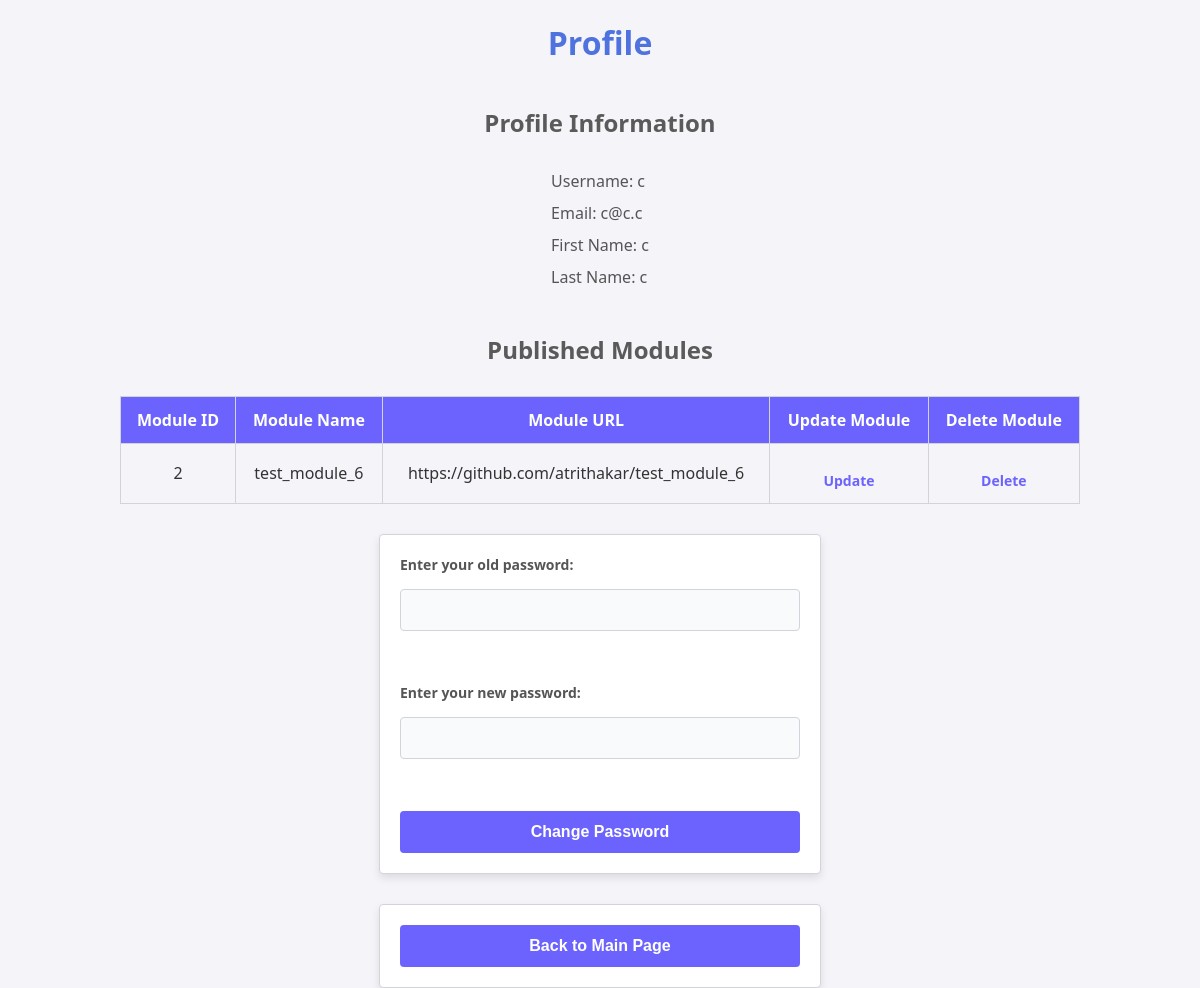
The app's page /profile (signed in) with its own data.
### models.py (models this page shows, shortened)
class User(db.Model):
    email = db.Column(db.String(80), primary_key = True)
    password = db.Column(db.String(120), nullable=False)
    first_name = db.Column(db.String(40), nullable=False)
    last_name = db.Column(db.String(40), nullable=True)
    username = db.Column(db.String(40), nullable=False)

class Module(db.Model):
    module_id = db.Column(db.Integer, primary_key=True)
    module_name = db.Column(db.String(80), nullable=False)
    module_url = db.Column(db.String(120), nullable=False)
    associated_user = db.Column(db.String(80), db.ForeignKey('user.email'), nullable=False)

### app.py (the view)
@app.route('/profile',methods=['GET'])
def get_profile():
    return get_profile_webui()

### webui_funcs.py (called while the page is built)
def get_profile_webui():
    if session.get('email'):
        profile = User.query.filter_by(email=session.get('email')).first()
        return render_template('profile.html',profile=profile,modules=Module.query.filter_by(associated_user=session.get('email')).all())
    return redirect(url_for('index'))

### templates/profile.html (shortened to what this page needs)
<!DOCTYPE html>
<html lang="en">
<head>
    <link rel="stylesheet" href="{{ url_for('static', filename='profile.css') }}">
</head>
<body>
    <h1>Profile</h1>
    {% if profile %}
    <h2>Profile Information</h2>
    <ul>
        <li>Username: {{ profile['username'] }}</li>
        <li>Email: {{ profile['email'] }}</li>
        <li>First Name: {{ profile['first_name'] }}</li>
        <li>Last Name: {{ profile['last_name'] }}</li>
    </ul>
    {% else %}
    <h2>Error occured getting profle information...</h2>
    {% endif %}
    {% if modules %}
    <h2>Published Modules</h2>
    <table border="1">
        <thead>
            <tr>
                <th>Module ID</th>
                <th>Module Name</th>
                <th>Module URL</th>
                <th>Update Module</th>
                <th>Delete Module</th>
            </tr>
        </thead>
        <tbody>
            {% for module in modules %}
            <tr>
                <td>{{ module['module_id'] }}</td>
                <td>{{ module['module_name'] }}</td>
                <td>{{ module['module_url'] }}</td>
                <td><a href="/update_module/{{module.module_id}}">Update</a></td>
                <td><a href="/delete_module/{{module.module_id}}">Delete</a></td>
            </tr>
            {% endfor %}
        </tbody>
    </table>
    {% else %}
    <h2>No modules published</h2>
    {% endif %}
    <form action="/change_password" method="post">
        <label for="old_password">Enter your old password: </label>
        <input type="text" name="old_password" id="old_password" required><br>
        <label for="new_password">Enter your new password: </label>
        <input type="text" name="new_password" id="new_password" required><br>
        <button type="submit">Change Password</button>
    </form>
    <form action="/main_page" method="get">
        <button type="submit">Back to Main Page</button>
    </form>
</body>
</html>

### static/profile.css (style rules this page uses)
body { font-family: 'Segoe UI', Tahoma, Geneva, Verdana, sans-serif; background-color: #f4f4f9; color: #333333; margin: 0; padding: 0; display: flex; flex-direction: column; align-items: center; height: 100vh; justify-content: flex-start; }
h1 { color: #4e73df; text-align: center; }
h2 { color: #5a5a5a; margin-bottom: 10px; }
ul { list-style-type: none; padding: 0; margin-bottom: 20px; }
ul li { font-size: 16px; padding: 5px 0; color: #555555; }
form { display: flex; flex-direction: column; gap: 15px; background-color: #ffffff; padding: 20px; border: 1px solid #d1d5db; box-shadow: 0 4px 8px rgba(0, 0, 0, 0.1); width: 100%; max-width: 400px; border-radius: 4px; margin-bottom: 30px; }
form label { font-size: 14px; color: #555555; font-weight: bold; }
form input { width: 100%; padding: 12px; font-size: 14px; border: 1px solid #d1d5db; background-color: #f9fafb; color: #333333; border-radius: 4px; box-sizing: border-box; }
button { padding: 12px; font-size: 16px; font-weight: bold; background-color: #6c63ff; color: #ffffff; border: none; border-radius: 4px; cursor: pointer; transition: background-color 0.3s ease-in-out; }
table { width: 80%; border-collapse: collapse; margin-top: 20px; margin-bottom: 30px; }
table th, table td { padding: 12px; text-align: center; border: 1px solid #d1d5db; }
table th { background-color: #6c63ff; color: white; }
table td a { text-decoration: none; color: #6c63ff; font-weight: bold; transition: color 0.3s ease-in-out; }
a { color: #6c63ff; text-decoration: none; font-size: 14px; transition: color 0.3s ease-in-out; display: inline-block; margin-top: 15px; }

### records on screen
User: username "c", email "c@c.c", first_name "c", last_name "c"
Module: module_id "2", module_name "test_module_6", module_url "https://github.com/atrithakar/test_module_6"
